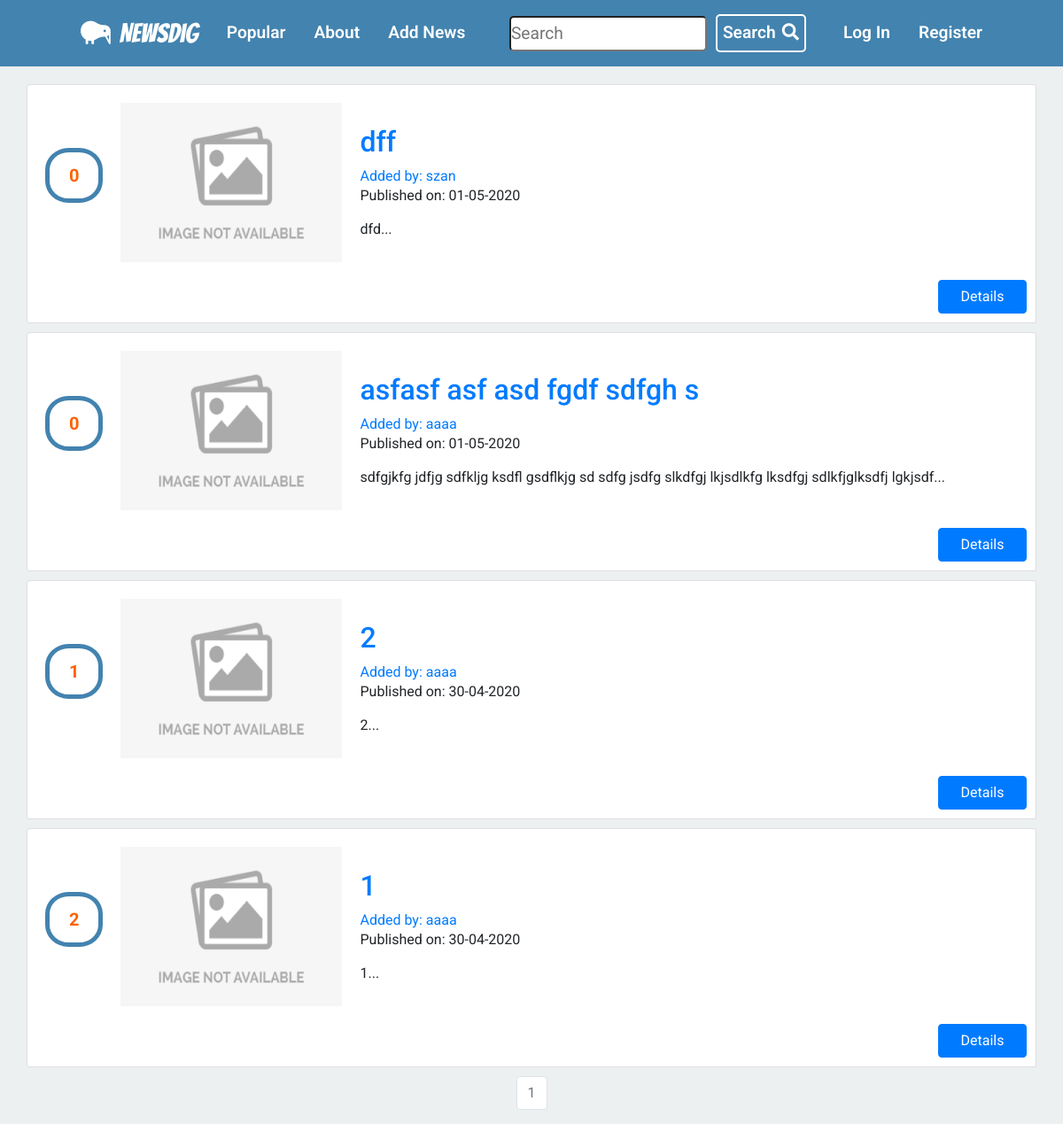
The page / on the database its author committed.
### news/models.py (models this page shows, shortened)
class News(db.Model):
    __tablename__ = 'news'
    users = db.relationship(User)
    id = db.Column(db.Integer, primary_key=True)
    user_id = db.Column(db.Integer, db.ForeignKey('users.id'), nullable=False)
    picture_link = db.Column(db.String(), nullable=False)
    link = db.Column(db.String(), nullable=False)
    date = db.Column(db.DateTime, nullable=False, default=datetime.utcnow)
    title = db.Column(db.String(140), nullable=False)
    text = db.Column(db.Text, nullable=False)
    comments = db.relationship(
        'Comment', backref='news', lazy=True, cascade="all,delete")
    likes = db.Column(db.Integer, nullable=False, default=0)

class User(db.Model, UserMixin):
    __tablename__ = 'users'
    id = db.Column(db.Integer, primary_key=True)
    profile_image = db.Column(
        db.String(20), nullable=False, default='default_profile.png')
    email = db.Column(db.String(64), unique=True, index=True)
    username = db.Column(db.String(64), unique=True, index=True)
    password_hash = db.Column(db.String(128))
    news_group = db.relationship('News', backref='author', lazy=True)

### news/core/views.py (the view)
@core.route('/')
def index():
    page = request.args.get('page', 1, type=int)
    all_news = News.query.order_by(
        News.date.desc()).paginate(page=page, per_page=5)
    return render_template('index.html', all_news=all_news)

### news/templates/index.html (shortened to what this page needs)
{% extends "base.html" %}
{% block content %}
<div class="container">
    {% for news in all_news.items %}
    <div class="card">
        <div class="card-body">
            <div class='likes'>
                <p>{{news.likes}}</p>
            </div>
            <div class="miniature">
                {% if news.picture_link%}
                <img src="{{news.picture_link}}" alt="">
                {% else %}
                <img src="{{ url_for('static', filename='default.jpeg') }}">
                {% endif %}
            </div>
            <div class="news_info">
                <h2><a class="card-title"
                        href="  {{ url_for('news_group.news_view', news_id=news.id) }}">{{ news.title }}</a></h2>
                <a href="{{ url_for('users.user_news', username=news.author.username) }}">Added by:
                    {{ news.author.username }}</a>
                <p>Published on: {{ news.date.strftime('%d-%m-%Y') }}</p>
                <p class="card-text">{{ news.text[:100] }}...</p>
            </div>
        </div>
        <a href="{{ url_for('news_group.news_view', news_id=news.id) }}"
        class="details_btn btn btn-primary">Details</a>
    </div>
    {% endfor %}
    <nav aria-label="Page navigation example">
        <ul class="pagination ">
            {% for page_num in all_news.iter_pages(left_edge=1, right_edge=1, left_current=1, right_current=2) %}
            {% if all_news.page == page_num %}
            <li class="page-item disabled">
                <a class="page-link" href="{{ url_for('core.index', page=page_num) }}">{{ page_num }}</a></li>
            {% else %}
            <li class="page-item"><a class="page-link"
                    href="{{ url_for('core.index', page=page_num) }}">{{ page_num }}</a>
            </li>
            {% endif %}
            {% endfor %}
    </nav>
    {% endblock %}

### news/templates/base.html (shortened to what this page needs)
<!DOCTYPE html>
<html lang="en">
  <head>
    <link
      rel="stylesheet"
      href="https://maxcdn.bootstrapcdn.com/bootstrap/4.0.0/css/bootstrap.min.css"
    />
    <link
      rel="stylesheet"
      href="https://cdnjs.cloudflare.com/ajax/libs/font-awesome/5.12.1/css/all.min.css"
    />
    <link
      href="{{ url_for('static', filename='css/main.css')}}"
      rel="stylesheet"
    />
  </head>
  <body>
    <nav id="navbar">
      <ul>
        <div class="nav-link">
          <a id="home" href="{{url_for('core.index')}}"
            ><i class="fas fa-kiwi-bird"></i>NewsDig</a
          >
        </div>
        <li class="nav-link">
          <a href="{{url_for('core.popular')}}">Popular</a>
        </li>
        <li class="nav-link">
          <a href="{{url_for('core.info')}}">About</a>
        </li>
        <li class="nav-link">
          <a href="{{url_for('news_group.create_news')}}">Add News</a>
        </li>
      </ul>
      <ul>
        <div class="nav-link">
          <form id="search_form" action="{{ url_for('news_group.search') }}">
            <div>
              <input
                type="text"
                id="search_word"
                name="search_word"
                placeholder="Search"
                required
              />
            </div>
            <button type="submit" id="button-addon2">
              Search<i class="fas fa-search"></i>
            </button>
          </form>
        </div>
        {% if current_user.is_authenticated %}
        <li class="nav-link">
          <a href="{{url_for('users.logout')}}">Log Out</a>
        </li>
        <li class="nav-link">
          <a href="{{url_for('users.account')}}"
            ><i class="fas fa-user-alt"></i>Account
          </a>
        </li>
        {% else %}
        <li class="nav-link">
          <a href="{{url_for('users.login')}}">Log In</a>
        </li>
        <li class="nav-link">
          <a href="{{url_for('users.register')}}">Register</a>
        </li>
        {% endif %}
      </ul>
    </nav>
    <div class="container">
      {% block content %} {% endblock %}
    </div>
  </body>
</html>

### news/static/css/main.css (style rules this page uses)
* { box-sizing: border-box; margin: 0; padding: 0; }
body { font-family: 'Roboto', sans-serif; line-height: 1.4; background-color: #ecf0f1; }
.container { max-width: 1300px; margin-top: 20px; }
.pagination { margin-top: 10px; justify-content: center; }
#navbar { display: flex; background: #4383af; color: #fff; justify-content: space-between; align-items: center; font-size: 1.2rem; height: 75px; padding: 0 75px; }
#navbar ul { display: flex; justify-content: space-between; align-items: center; list-style: none; padding-bottom: 0; margin-bottom: 0; }
#navbar ul #home { font-size: 30px; font-family: 'Bangers', cursive; text-decoration: none; color: #fff; }
#navbar ul #search_form { display: flex; padding: 10px; align-items: center; }
#navbar ul #search_form input { border-radius: 5px; height: 40px; }
#navbar ul #search_form button { margin-left: 10px; background: #4383af; color: #fff; font-weight: 600; border: 2px solid #fff; padding: 6px; border-radius: 5px; cursor: pointer; }
#navbar ul #search_form button .fa-search { margin-left: 7px; }
#navbar ul .fa-kiwi-bird { padding-right: 10px; font-size: 30px; }
#navbar ul li a { text-decoration: none; color: inherit; font-weight: 600; }
.card { width: 100%; margin-top: 10px; }
.card .card-body { align-items: center; display: flex; }
.card .card-body .likes { margin-right: 20px; }
.card .card-body .likes p { border: 5px solid #4383af; padding: 12px 22px; border-radius: 40%; font-size: 20px; font-weight: 700; color: #ff6200; }
.card .card-body .miniature { margin-right: 20px; }
.card .card-body .miniature img { width: 250px; height: 180px; }
.card .details_btn { margin-bottom: 10px; margin-right: 10px; width: 100px; align-self: flex-end; }

### rows shown on the page
News: likes "0", title "dff", author.username "szan", date "01-05-2020", text "dfd"
News: likes "0", title "asfasf asf asd fgdf sdfgh s", author.username "aaaa", date "01-05-2020", text "sdfgjkfg jdfjg sdfkljg ksdfl gsdflkjg sd sdfg jsdfg slkdfgj lkjsdlkfg lksdfgj sdlkfjglksdfj lgkjsdf"
News: likes "1", title "2", author.username "aaaa", date "30-04-2020", text "2"
News: likes "2", title "1", author.username "aaaa", date "30-04-2020", text "1"

### other values the page prints
{{ page_num }} "1"
